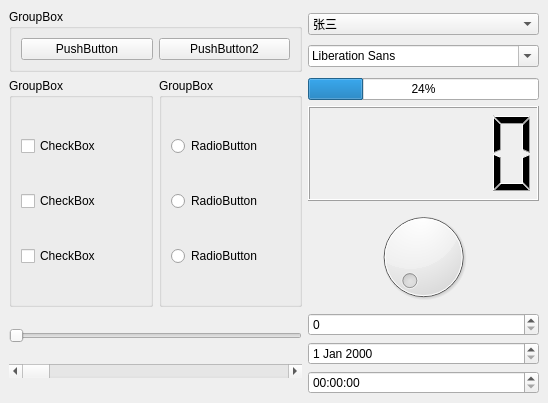
<?xml version="1.0" encoding="UTF-8"?>
<ui version="4.0">
 <class>Widget</class>
 <widget class="QWidget" name="Widget">
  <property name="geometry">
   <rect>
    <x>0</x>
    <y>0</y>
    <width>548</width>
    <height>403</height>
   </rect>
  </property>
  <property name="sizePolicy">
   <sizepolicy hsizetype="Preferred" vsizetype="Preferred">
    <horstretch>0</horstretch>
    <verstretch>0</verstretch>
   </sizepolicy>
  </property>
  <property name="windowTitle">
   <string>Widget</string>
  </property>
  <layout class="QGridLayout" name="gridLayout">
   <property name="leftMargin">
    <number>9</number>
   </property>
   <property name="topMargin">
    <number>9</number>
   </property>
   <property name="rightMargin">
    <number>9</number>
   </property>
   <property name="bottomMargin">
    <number>9</number>
   </property>
   <item row="0" column="0" colspan="2">
    <widget class="QGroupBox" name="groupBox">
     <property name="title">
      <string>GroupBox</string>
     </property>
     <layout class="QHBoxLayout" name="horizontalLayout">
      <item>
       <widget class="QPushButton" name="pushButton">
        <property name="text">
         <string>PushButton</string>
        </property>
       </widget>
      </item>
      <item>
       <widget class="QPushButton" name="pushButton2">
        <property name="text">
         <string>PushButton2</string>
        </property>
       </widget>
      </item>
     </layout>
    </widget>
   </item>
   <item row="0" column="2">
    <layout class="QVBoxLayout" name="verticalLayout_5">
     <item>
      <widget class="QComboBox" name="comboBox">
       <item>
        <property name="text">
         <string>张三</string>
        </property>
       </item>
       <item>
        <property name="text">
         <string>李四</string>
        </property>
       </item>
       <item>
        <property name="text">
         <string>王五</string>
        </property>
       </item>
      </widget>
     </item>
     <item>
      <widget class="QFontComboBox" name="fontComboBox"/>
     </item>
    </layout>
   </item>
   <item row="1" column="0">
    <widget class="QGroupBox" name="groupBox_3">
     <property name="title">
      <string>GroupBox</string>
     </property>
     <layout class="QVBoxLayout" name="verticalLayout_2">
      <item>
       <widget class="QCheckBox" name="checkBox">
        <property name="text">
         <string>CheckBox</string>
        </property>
       </widget>
      </item>
      <item>
       <widget class="QCheckBox" name="checkBox_2">
        <property name="text">
         <string>CheckBox</string>
        </property>
       </widget>
      </item>
      <item>
       <widget class="QCheckBox" name="checkBox_3">
        <property name="text">
         <string>CheckBox</string>
        </property>
       </widget>
      </item>
     </layout>
    </widget>
   </item>
   <item row="1" column="1">
    <widget class="QGroupBox" name="groupBox_2">
     <property name="title">
      <string>GroupBox</string>
     </property>
     <layout class="QVBoxLayout" name="verticalLayout">
      <item>
       <widget class="QRadioButton" name="radioButton">
        <property name="text">
         <string>RadioButton</string>
        </property>
       </widget>
      </item>
      <item>
       <widget class="QRadioButton" name="radioButton_2">
        <property name="text">
         <string>RadioButton</string>
        </property>
       </widget>
      </item>
      <item>
       <widget class="QRadioButton" name="radioButton_3">
        <property name="text">
         <string>RadioButton</string>
        </property>
       </widget>
      </item>
     </layout>
    </widget>
   </item>
   <item row="1" column="2">
    <layout class="QVBoxLayout" name="verticalLayout_4">
     <item>
      <widget class="QProgressBar" name="progressBar">
       <property name="sizePolicy">
        <sizepolicy hsizetype="Preferred" vsizetype="Fixed">
         <horstretch>0</horstretch>
         <verstretch>0</verstretch>
        </sizepolicy>
       </property>
       <property name="value">
        <number>24</number>
       </property>
      </widget>
     </item>
     <item>
      <widget class="QLCDNumber" name="lcdNumber"/>
     </item>
     <item>
      <widget class="QDial" name="dial"/>
     </item>
    </layout>
   </item>
   <item row="2" column="2">
    <layout class="QVBoxLayout" name="verticalLayout_3">
     <item>
      <widget class="QSpinBox" name="spinBox"/>
     </item>
     <item>
      <widget class="QDateEdit" name="dateEdit"/>
     </item>
     <item>
      <widget class="QTimeEdit" name="timeEdit"/>
     </item>
    </layout>
   </item>
   <item row="2" column="0" colspan="2">
    <layout class="QVBoxLayout" name="verticalLayout_6">
     <item>
      <widget class="QSlider" name="horizontalSlider">
       <property name="orientation">
        <enum>Qt::Horizontal</enum>
       </property>
      </widget>
     </item>
     <item>
      <widget class="QScrollBar" name="horizontalScrollBar">
       <property name="orientation">
        <enum>Qt::Horizontal</enum>
       </property>
      </widget>
     </item>
    </layout>
   </item>
  </layout>
 </widget>
 <resources/>
 <connections/>
</ui>
